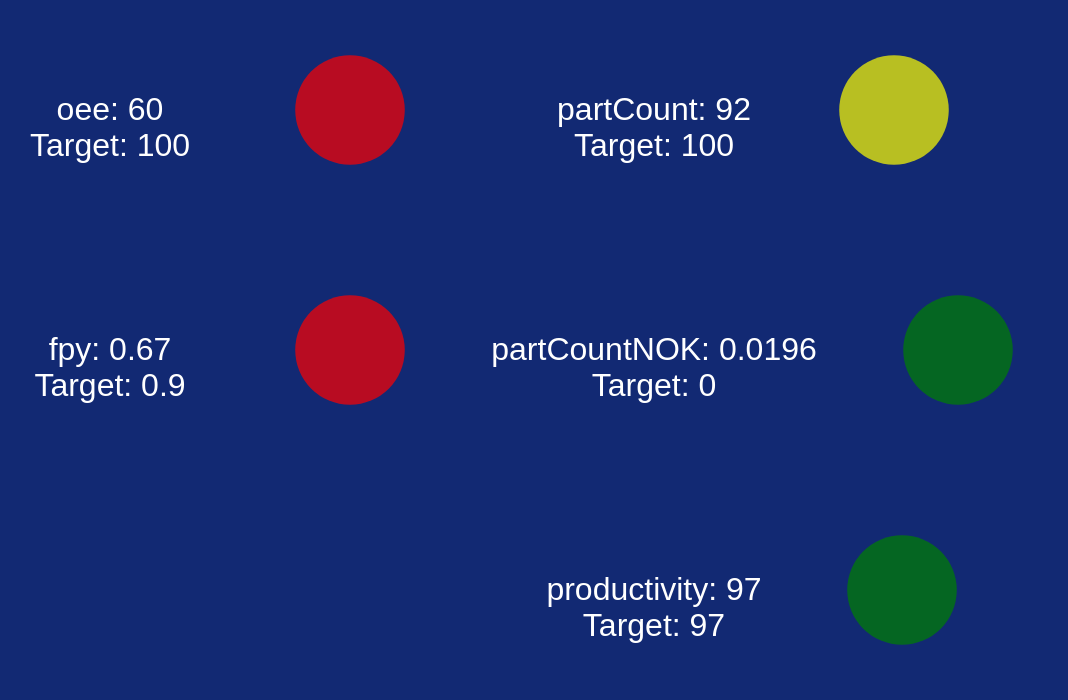

Specify this chart in Vega-Lite:
### Vega-Lite specification from a JSON file in a GitHub repository (floating-point values rounded to 4 significant figures)
{"config": {"view": {"continuousWidth": 400, "continuousHeight": 300, "height": 100, "strokeWidth": 0, "width": 100}, "axis": {"labelAngle": -45, "labelColor": "white", "titleColor": "white"}, "background": "#122973", "header": {"labelColor": "#122973", "labelFontSize": 14, "titleColor": "#122973", "titleFontSize": 14}, "legend": {"disable": true, "labelColor": "white", "padding": 1, "strokeColor": "white", "tickCount": 2, "titleColor": "white"}}, "hconcat": [{"vconcat": [{"hconcat": [{"mark": {"type": "text", "fill": "white"}, "encoding": {"size": {"value": 16}, "text": {"value": ["oee: 60", "Target: 100"]}}}, {"layer": [{"mark": {"type": "circle", "fill": "red"}, "encoding": {"fill": {"field": "oee", "scale": {"domain": [60, 0.67, 92, 0.0196, 97], "range": ["red", "red", "yellow", "green", "green"]}, "type": "nominal"}, "size": {"field": "oee", "scale": {"domain": [60, 0.67, 92, 0.0196, 97], "range": [3000, 3000, 2200, 5, 5]}, "type": "nominal"}}}, {"mark": {"type": "text", "fill": "white"}, "encoding": {"opacity": {"value": 0}, "text": {"aggregate": "mean", "field": "oee", "format": ".4", "type": "quantitative"}}}]}]}, {"hconcat": [{"mark": {"type": "text", "fill": "white"}, "encoding": {"size": {"value": 16}, "text": {"value": ["fpy: 0.67", "Target: 0.9"]}}}, {"layer": [{"mark": {"type": "circle", "fill": "red"}, "encoding": {"fill": {"field": "fpy", "scale": {"domain": [60, 0.67, 92, 0.0196, 97], "range": ["red", "red", "yellow", "green", "green"]}, "type": "nominal"}, "size": {"field": "fpy", "scale": {"domain": [60, 0.67, 92, 0.0196, 97], "range": [3000, 3000, 2200, 5, 5]}, "type": "nominal"}}}, {"mark": {"type": "text", "fill": "white"}, "encoding": {"opacity": {"value": 0}, "text": {"aggregate": "mean", "field": "fpy", "format": ".4", "type": "quantitative"}}}]}]}]}, {"vconcat": [{"hconcat": [{"mark": {"type": "text", "fill": "white"}, "encoding": {"size": {"value": 16}, "text": {"value": ["partCount: 92", "Target: 100"]}}}, {"layer": [{"mark": {"type": "circle", "fill": "red"}, "encoding": {"fill": {"field": "partCount", "scale": {"domain": [60, 0.67, 92, 0.0196, 97], "range": ["red", "red", "yellow", "green", "green"]}, "type": "nominal"}, "size": {"field": "partCount", "scale": {"domain": [60, 0.67, 92, 0.0196, 97], "range": [3000, 3000, 2200, 5, 5]}, "type": "nominal"}}}, {"mark": {"type": "text", "fill": "white"}, "encoding": {"opacity": {"value": 0}, "text": {"aggregate": "mean", "field": "partCount", "format": ".4", "type": "quantitative"}}}]}]}, {"hconcat": [{"mark": {"type": "text", "fill": "white"}, "encoding": {"size": {"value": 16}, "text": {"value": ["partCountNOK: 0.0196", "Target: 0"]}}}, {"layer": [{"mark": {"type": "circle", "fill": "red"}, "encoding": {"fill": {"field": "countNIO", "scale": {"domain": [60, 0.67, 92, 0.0196, 97], "range": ["red", "red", "yellow", "green", "green"]}, "type": "nominal"}, "size": {"field": "countNIO", "scale": {"domain": [60, 0.67, 92, 0.0196, 97], "range": [3000, 3000, 2200, 5, 5]}, "type": "nominal"}}}, {"mark": {"type": "text", "fill": "white"}, "encoding": {"opacity": {"value": 0}, "text": {"aggregate": "mean", "field": "countNIO", "format": ".4", "type": "quantitative"}}}]}]}, {"hconcat": [{"mark": {"type": "text", "fill": "white"}, "encoding": {"size": {"value": 16}, "text": {"value": ["productivity: 97", "Target: 97"]}}}, {"layer": [{"mark": {"type": "circle", "fill": "red"}, "encoding": {"fill": {"field": "productivity", "scale": {"domain": [60, 0.67, 92, 0.0196, 97], "range": ["red", "red", "yellow", "green", "green"]}, "type": "nominal"}, "size": {"field": "productivity", "scale": {"domain": [60, 0.67, 92, 0.0196, 97], "range": [3000, 3000, 2200, 5, 5]}, "type": "nominal"}}}, {"mark": {"type": "text", "fill": "white"}, "encoding": {"opacity": {"value": 0}, "text": {"aggregate": "mean", "field": "productivity", "format": ".4", "type": "quantitative"}}}]}]}]}], "data": {"name": "data-b73a0db957f3c2b1ca320ef900799a9a"}, "resolve": {"scale": {"fill": "independent", "size": "independent"}}, "transform": [{"lookup": "station", "from": {"data": {"name": "data-1848b79e2298e2930de38ec7bb70950a"}, "key": "station", "fields": ["shiftIdentifier", "locationId", "validFrom", "validTo", "oee", "oeeSetpoint", "availability", "efficiency", "quality", "fpy", "fpySetPoint", "partCount", "partCountSetPoint", "countNIO", "productivity", "station"]}}, {"filter": "datum.station == 260"}], "$schema": "https://vega.github.io/schema/vega-lite/v4.17.0.json", "datasets": {"data-b73a0db957f3c2b1ca320ef900799a9a": [{"reference": 9999999989, "serialNumber": "83700220220239999999989", "line": 10, "id": 99009, "station": 260, "timeStamp": "2023-02-22T05:45:03.138231100", "totalCycleTime": 60, "processTime": 30, "changeTime": 10, "exitTime": 5, "index": 1}], "data-1848b79e2298e2930de38ec7bb70950a": [{"shiftIdentifier": 0, "locationId": "000000000010", "validFrom": "2023-02-24T12:45:00+00:00", "validTo": "2023-02-24T13:45:00+00:00", "oee": 60, "oeeSetpoint": 100, "availability": 88.98, "efficiency": 118.3, "quality": 93.69, "fpy": 0.67, "fpySetPoint": 0.9375, "partCount": 92, "partCountSetPoint": 100, "countNIO": 0.0196, "productivity": 97, "station": 260}]}}
